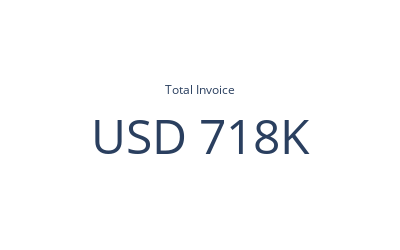

The code cell stored with this chart in its notebook:
### Markdown cell above
## 3.1 Setting big numbers

### Code cell
# Define the value to display
value_to_display = df['invoice'].sum()

# Convert value to thousands and format as USD
value_in_k = value_to_display / 1_000  # Convert to thousands
formatted_value = f"USD {value_in_k:,.0f}K"  # Format as "USD 718K"

# Create an indicator chart
fig = go.Figure(go.Indicator(
    mode="number",  # Display only the number
    value=value_in_k,  # Display the value in thousands
    title={"text": "Total Invoice"},
    number={"prefix": "USD ", "suffix": "K", "font": {"size": 48}},  # Add prefix and suffix
    domain={"x": [0, 1], "y": [0, 1]}
))

# Update layout for better scaling
fig.update_layout(
    height=250,
    width=400,
    template='plotly_white'
)

# Show the chart
fig.show()

### Figure 1 — Plotly figure (JSON) as saved in the notebook; plotly's stock layout.template omitted (floating-point values rounded to 4 significant figures)
{"data": [{"domain": {"x": [0, 1], "y": [0, 1]}, "mode": "number", "number": {"font": {"size": 48}, "prefix": "USD ", "suffix": "K"}, "title": {"text": "Total Invoice"}, "type": "indicator", "value": 717.5}], "layout": {"height": 250, "width": 400}}
